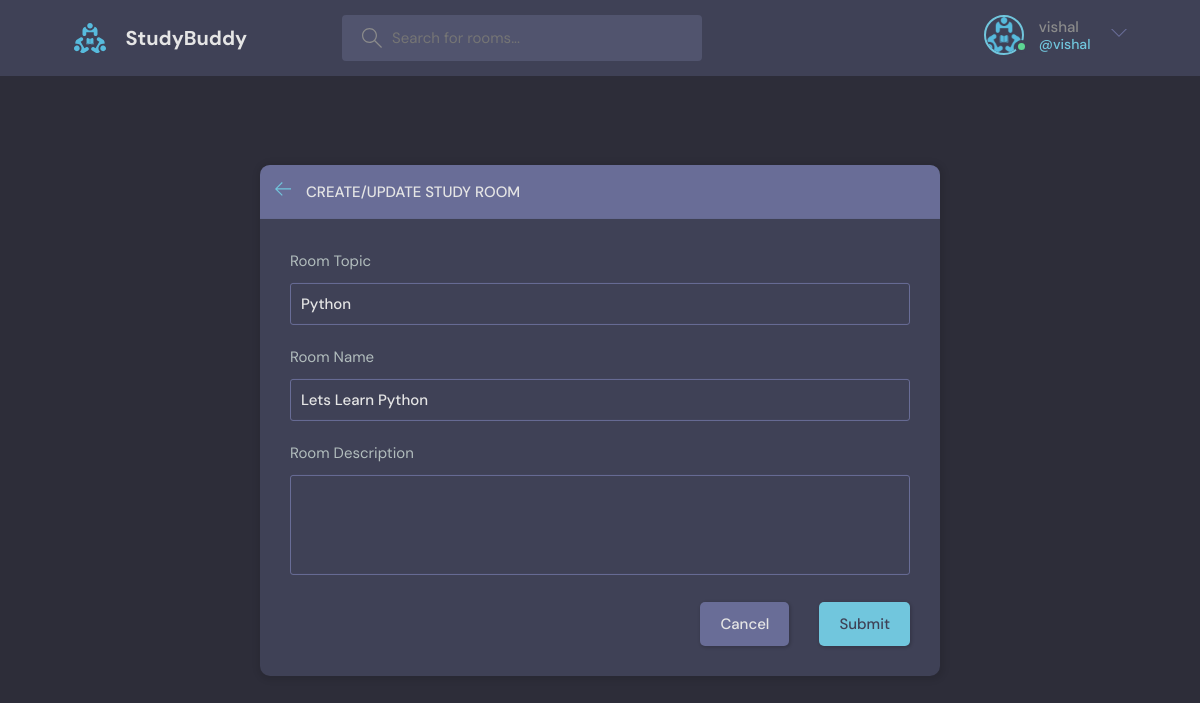
The page /room_edit/1 (signed in) on the database its author committed.
### base/models.py (models this page shows, shortened)
class User(AbstractUser):
    name = models.CharField(max_length=200,null=True)
    email = models.EmailField(unique=True,null=True)
    bio = models.TextField(null= True)
    avatar = models.ImageField(null=True,default="avatar.svg")
    USERNAME_FIELD = 'email'
    REQUIRED_FIELDS=[]

class Room(models.Model):
    host=models.ForeignKey(User, on_delete=models.SET_NULL,null=True)
    topic=models.ForeignKey(Topic, on_delete=models.SET_NULL,null=True)
    name = models.CharField(max_length=200)
    description = models.TextField(null=True, blank=True)
    participants= models.ManyToManyField(User,related_name='participants',blank=True)
    updated = models.DateTimeField(auto_now= True)
    created = models.DateTimeField(auto_now_add= True)
    class Meta:
        ordering = ['-updated','created']

class Topic(models.Model):
    name=models.CharField(max_length=200)

### base/views.py (the view, shortened to what this page needs)
# urls.py: path('room_edit/<str:pk>',views.updateRoom,name="room_edit"),
@login_required(login_url='/login')
def updateRoom(request,pk):
    room = Room.objects.get(id=pk)
    form = RoomForm(instance=room)
    context = {'form':form,'topics':Topic.objects.all(),'room':room}
    return render(request,'base/room_form.html',context)

### base/forms.py
class RoomForm(ModelForm):
    class Meta:
        model=Room
        fields='__all__'
        exclude=['participants']

### base/templates/base/room_form.html (shortened to what this page needs)
{% extends 'main.html' %}
   {% block content %}
  <main class="create-room layout">
    <div class="container">
      <div class="layout__box">
        <div class="layout__boxHeader">
          <div class="layout__boxTitle">
            <a href="{% url 'home' %}">
              <svg version="1.1" xmlns="http://www.w3.org/2000/svg" width="32" height="32" viewBox="0 0 32 32">
                <title>arrow-left</title>
                <path
                  d="M13.723 2.286l-13.723 13.714 13.719 13.714 1.616-1.611-10.96-10.96h27.625v-2.286h-27.625l10.965-10.965-1.616-1.607z">
                </path>
              </svg>
            </a>
            <h3>Create/Update Study Room</h3>
          </div>
        </div>
        <div class="layout__body">
          <form class="form" method="POST" action="">
            <div class="form__group">
              <label for="room_topic">Room Topic</label>
              <input required type="text" value="{{room.topic.name}}" name="topic" list="topic-list" />
            </div>
            <div class="form__group">
              <label for="room_name">Room Name</label>
              {{form.name}}
            </div>
            <div class="form__group">
              <label for="room_description">Room Description</label>
              {{form.description}}
            </div>
            <div class="form__action">
              <a class="btn btn--dark" href="{% url 'home' %}">Cancel</a>
              <button class="btn btn--main" type="submit">Submit</button>
            </div>
          </form>
        </div>
      </div>
    </div>
  </main>
{% endblock %}

### templates/loginlogout.html (shortened to what this page needs)
{% load static %}
<header class="header header--loggedIn">
    <div class="container">
      <a href="{% url 'home' %}" class="header__logo">
        <img src="{% static 'images/logo.svg' %}" />
        <h1>StudyBuddy</h1>
      </a>
      <form class="header__search" method="GET" action="{% url 'home' %}">
        <label>
          <input name='q' placeholder="Search for rooms..." />
        </label>
      </form>
      <nav class="header__menu">
        {% if request.user.is_authenticated %}
        <div class="header__user">
          <a href="{% url 'user_update' %}">
            <div class="avatar avatar--medium active">
              <img src="{{request.user.avatar.url}}" />
            </div>
            <p>{{request.user.username}} <span>@{{request.user.username}}</span></p>
          </a>
          <button class="dropdown-button">
            <svg version="1.1" xmlns="http://www.w3.org/2000/svg" width="32" height="32" viewBox="0 0 32 32">
              <title>chevron-down</title>
              <path d="M16 21l-13-13h-3l16 16 16-16h-3l-13 13z"></path>
            </svg>
          </button>
        </div>
        {% else %}
        <a href="{% url 'loginPage' %}">
          <img src="{% static 'images/avatar.svg' %}" />
          <p>Login</p>
        </a>
        {% endif %}
      </nav>
    </div>
  </header>

### rows shown on the page
User: user.avatar (picture), user.username "vishal"
Room: topic "Python", name "Lets Learn Python"
